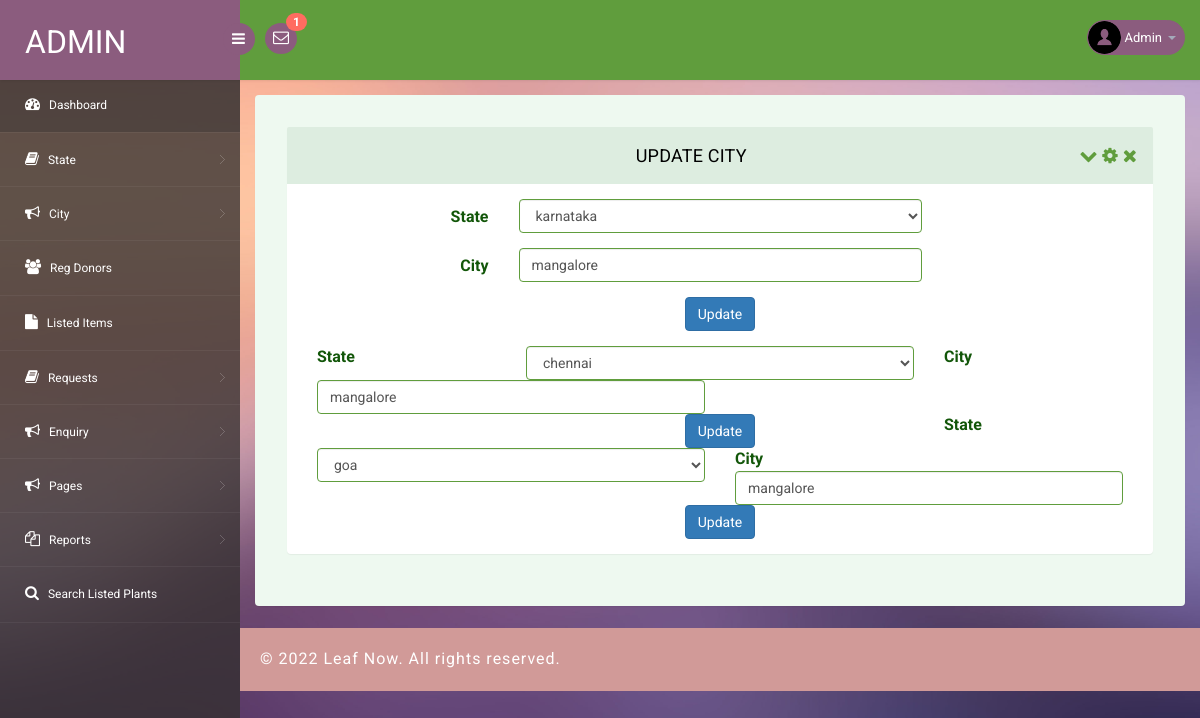
Screenshot of /fwms/admin/edit-city.php (signed in) with the database file from the repository.
### tables this page shows
CREATE TABLE `tblcity` (
  `ID` int(10) NOT NULL,
  `StateID` int(10) DEFAULT NULL,
  `City` varchar(120) DEFAULT NULL,
  `CreationDate` timestamp NULL DEFAULT current_timestamp()
);

CREATE TABLE `tblstate` (
  `ID` int(10) NOT NULL,
  `StateName` varchar(120) DEFAULT NULL,
  `RegState` timestamp NULL DEFAULT current_timestamp()
);

### fwms/admin/edit-city.php (the view, shortened to what this page needs)
<?php
include('includes/dbconnection.php');
if (strlen($_SESSION['pgasaid']==0)) {
  header('location:logout.php');
  } else{
  ?>
<!DOCTYPE html>
<head>
<link rel="stylesheet" href="css/bootstrap.min.css" >
<link href="css/style.css" rel='stylesheet' type='text/css' />
<link href="css/style-responsive.css" rel="stylesheet"/>
<link rel="stylesheet" href="css/font.css" type="text/css"/>
<link href="css/font-awesome.css" rel="stylesheet">
</head>
<body>
<section id="container">
<?php include_once('includes/header.php');?>
<?php include_once('includes/sidebar.php');?>
<section id="main-content">
	<section class="wrapper">
		<div class="form-w3layouts">
            <div class="row">
                <div class="col-lg-12">
                    <section class="panel">
                        <header class="panel-heading">
                            Update City
                            <span class="tools pull-right">
                                <a class="fa fa-chevron-down" href="javascript:;"></a>
                                <a class="fa fa-cog" href="javascript:;"></a>
                                <a class="fa fa-times" href="javascript:;"></a>
                             </span>
                        </header>
                        <div class="panel-body">
                            <div class="form">
                                <form class="cmxform form-horizontal " method="post" action="">
                                   <?php
 $cid=$_GET['editid'];
$ret=mysqli_query($con,"select tblcity.ID as ctyid,tblcity.City as cityname,tblstate.StateName as stname,tblstate.ID as stid from tblcity join tblstate on tblstate.id=tblcity.StateID where tblcity.ID='$cid'");
while ($row=mysqli_fetch_array($ret)) {
?>
<div class="form-group ">
                                        <label for="adminname" class="control-label col-lg-3">State</label>
                                        <div class="col-lg-6">
                                             <select name="statename" class="form-control wd-450" required="true" >
                    <option value="<?php echo $row['stid'];?>"><?php echo $row['stname'];?></option>
                  </select>
                                        </div>
                                    </div>
                                    <div class="form-group ">
                                        <label for="adminname" class="control-label col-lg-3">City</label>
                                        <div class="col-lg-6">
                                            <input class=" form-control" id="city" name="city" type="text" required="true" value="<?php  echo $row['cityname'];?>">
                                        </div>
                                    </div>
                                    <div class="form-group">
                                        <div class="col-lg-offset-3 col-lg-6">
                                          <p style="text-align: center;"> <button class="btn btn-primary" type="submit" name="submit">Update</button></p>
                                        </div>
                                    </div>
                                </form>
                                <?php } ?>
                            </div>
                        </div>
                    </section>
                </div>
            </div>
        </div>
</section>
		  <?php include_once('includes/footer.php');?>
</section>
</section>
</body>
</html>
<?php }  ?>

### fwms/admin/includes/header.php (shortened to what this page needs)
<?php
include('includes/dbconnection.php');
?>
<header class="header fixed-top clearfix">
<div class="brand">
    <a href="dashboard.php" class="logo">
        Admin
    </a>
    <div class="sidebar-toggle-box">
        <div class="fa fa-bars"></div>
    </div>
</div>
<div class="nav notify-row" id="top_menu">
    <ul class="nav top-menu">
                <?php
$ret1=mysqli_query($con,"select tblplantrequests.id,fullName,requestNumber    from tblplantrequests
 join tblplant  on tblplant.ID=tblplantrequests.plantId
 where   (tblplantrequests.status is null || tblplantrequests.status='')");
$num=mysqli_num_rows($ret1);
?>
        <li id="header_inbox_bar" class="dropdown">
            <a data-toggle="dropdown" class="dropdown-toggle" href="#">
                <i class="fa fa-envelope-o"></i>
                <span class="badge bg-important"><?php echo $num;?></span>
            </a>
        </li>
    </ul>
</div>
<div class="top-nav clearfix">
    <ul class="nav pull-right top-menu">
        <li class="dropdown">
            <a data-toggle="dropdown" class="dropdown-toggle" href="#">
                <?php
$adid=$_SESSION['pgasaid'];
$ret=mysqli_query($con,"select AdminName from tbladmin where ID='$adid'");
$row=mysqli_fetch_array($ret);
$name=$row['AdminName'];
?>
                <img alt="" src="images/2.png">
                <span class="username"><?php echo $name; ?></span>
                <b class="caret"></b>
            </a>
        </li>
    </ul>
</div>
</header>

### fwms/admin/css/style.css (style rules this page uses)
ul, ol { margin: 0; }
p { margin: 0; }
html, body { font-family: 'Roboto', sans-serif; font-size: 100%; overflow-x: hidden; background: url(../images/bg.jpg) no-repeat 0px 0px; background-size: cover; }
body a { transition: 0.5s all ease; -webkit-transition: 0.5s all ease; -moz-transition: 0.5s all ease; -o-transition: 0.5s all ease; -ms-transition: 0.5s all ease; text-decoration: none; }
ul, label { margin: 0; padding: 0; }
#main-content { margin-left: 240px; -webkit-transition: all .3s ease-in-out; -moz-transition: all .3s ease-in-out; -o-transition: all .3s ease-in-out; transition: all .3s ease-in-out; }
.header { left: 0; right: 0; z-index: 1002; background: #609D3D; -webkit-transition: all .3s ease-in-out; -moz-transition: all .3s ease-in-out; -o-transition: all .3s ease-in-out; transition: all .3s ease-in-out; }
.fixed-top { position: fixed; box-shadow: 1px 0 3px rgba(0, 0, 0, .15); }
.wrapper { display: inline-block; margin-top: 80px; padding: 15px; width: 100%; }
.brand { background: #8b5c7e; float: left; width: 240px; height: 80px; position: relative; }
a.logo { font-size: 32px; color: #fff; float: left; margin: 20px 0 0 25px; text-transform: uppercase; }
#top_menu .nav>li, ul.top-menu>li { float: left; }
.notify-row { float: left; margin-top: 23px; margin-left: 25px; }
ul.top-menu { margin-right: 15px; margin-top: 0; }
ul.top-menu>li>a { color: #fff; font-size: 16px; background: #8b5c7e; padding: 4px 8px; margin-right: 15px; border-radius: 50%; -webkit-border-radius: 50%; padding-right: 8px !important; }
.notify-row .badge { position: absolute; right: -10px; top: -10px; z-index: 100; }
.top-nav { margin-top: 20px; }
.top-nav img { border-radius: 50%; -webkit-border-radius: 50%; width: 33px; }
.top-nav .username { font-size: 13px; color: #fff; }
.top-nav ul.top-menu>li>a { border-radius: 100px; -webkit-border-radius: 100px; padding: 0px; background: none; margin-right: 0; border: 1px solid #8b5c7e; background: #8b5c7e; }
.top-nav ul.top-menu>li { margin-left: 10px; }
.top-nav .nav .caret { border-bottom-color: #A4AABA; border-top-color: #A4AABA; }
.sidebar-toggle-box { float: left; margin-top: 23px; margin-left: -15px; background: #8b5c7e; border-radius: 50%; -webkit-border-radius: 50%; width: 32px; height: 32px; position: absolute; right: -15px; }
.sidebar-toggle-box .fa-bars { cursor: pointer; display: inline-block; font-size: 15px; padding: 8px 8px 8px 9px; color: #fff; }
.panel-heading { position: relative; height: 57px; line-height: 57px; letter-spacing: 0.2px; color: #000; font-size: 18px; font-weight: 400; padding: 0 16px; background: #ddede0; border-top-right-radius: 2px; border-top-left-radius: 2px; text-transform: uppercase; text-align: center; }
.panel { border: none ! important; }
.form-w3layouts { background: #eef9f0; padding: 2em; border-radius: 4px; -webkit-box-shadow: 0 1px 1px rgba(0, 0, 0, .05); box-shadow: 0 1px 1px rgba(0, 0, 0, .05); }
.badge.bg-important { background: #ff6c60; }

### rows the page displays
tblcity: statename "karnataka", city "mangalore", statename "chennai", statename "goa"

### other values shown
$num "1"
$name "Admin"
